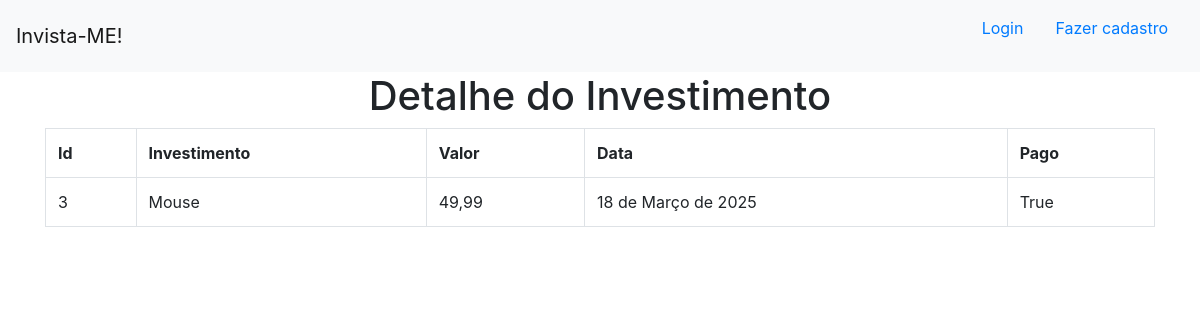
Screenshot of /3/ with the database file from the repository.
### investimentos/models.py (models this page shows)
class Investimento(models.Model):
    investimento = models.TextField(max_length=255)
    valor = models.FloatField()
    pago = models.BooleanField(default=False)
    data = models.DateField(default=datetime.now)

### investimentos/views.py (the view)
# urls.py: path('<int:id_investimento>/', views.detalhe, name='detalhe'),
def detalhe(request, id_investimento):
    dados = {
        'dados': Investimento.objects.get(pk=id_investimento)
    }
    return render(request, 'investimentos/detalhe.html', context=dados)

### investimentos/templates/investimentos/detalhe.html
{% extends 'investimentos/base.html' %}
{% block conteudo %}
<h1 style='text-align: center;'>Detalhe do Investimento</h1>
<div class='container'>
    <table class='table table-hover table-bordered'>
        <tr>
            <th>Id</th>
            <th>Investimento</th>
            <th>Valor</th>
            <th>Data</th>
            <th>Pago</th>
        </tr>
        <tr>
            <td>{{dados.id}}</td>
            <td>{{dados.investimento}}</td>
            <td>{{dados.valor}}</td>
            <td>{{dados.data}}</td>
            <td>{{dados.pago}}</td>
        </tr>
    </table>
</div>
{% endblock %}

### rows the page displays
Investimento: id "3", investimento "Mouse", valor "49,99", data "18 de Março de 2025", pago "True"
